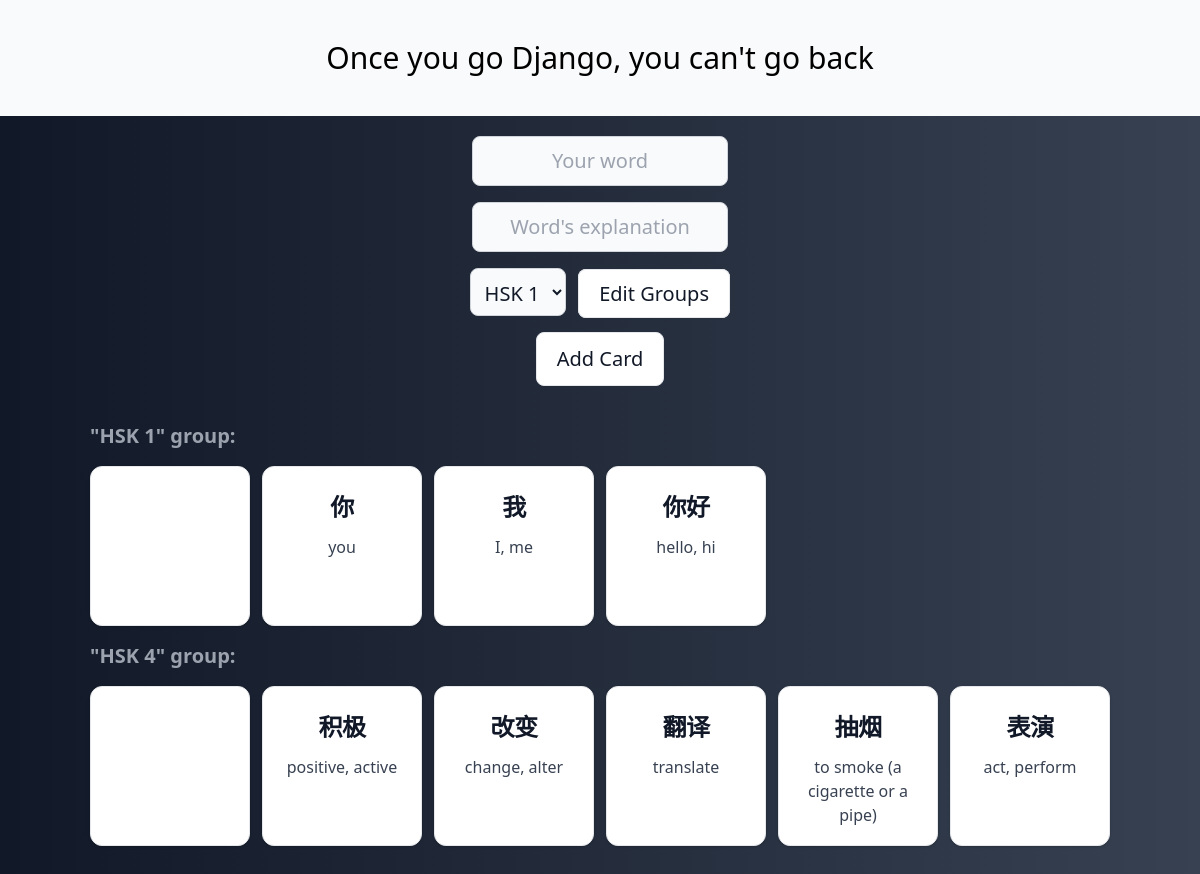
/, run on an earlier commit of the app's database.
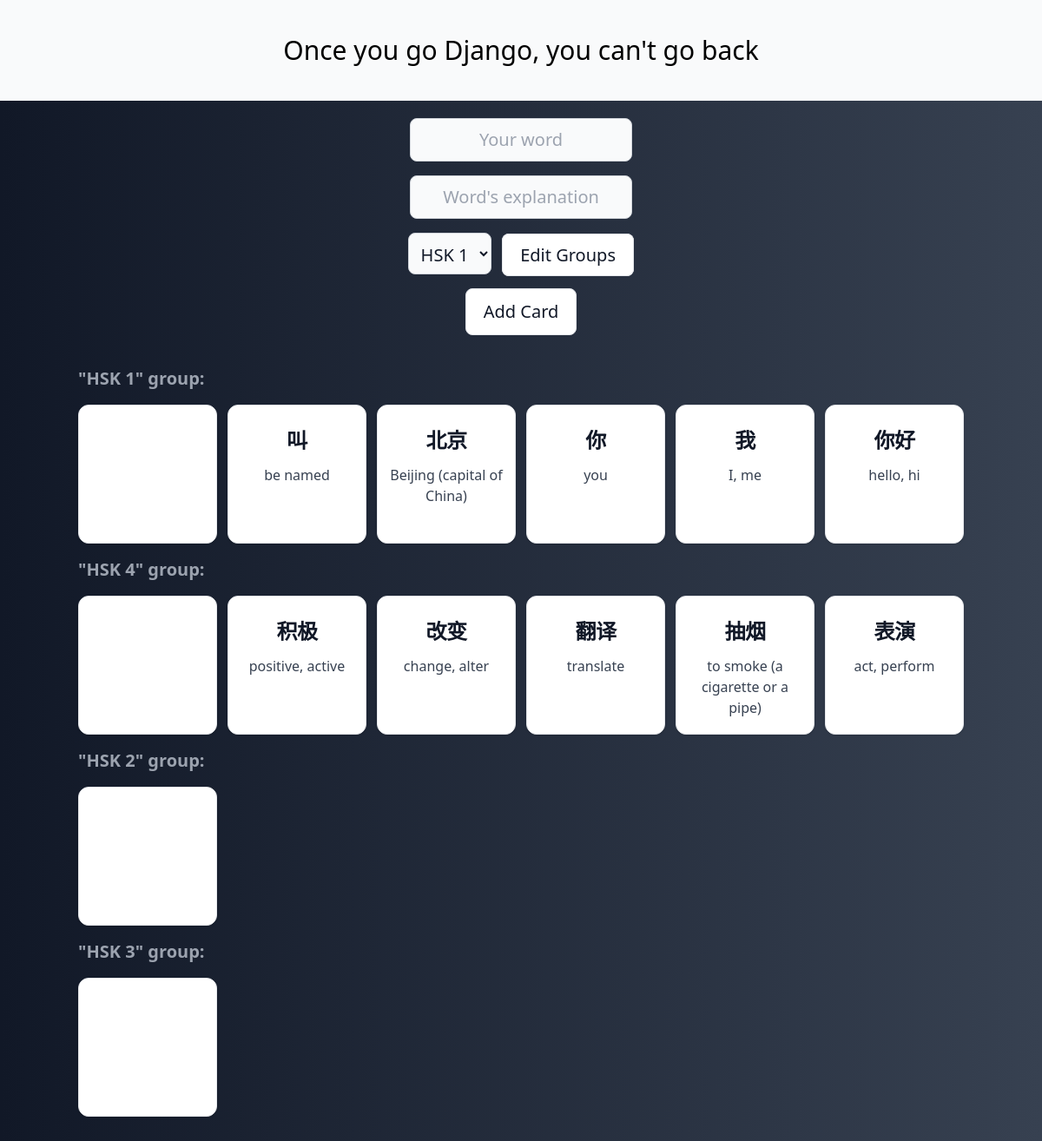
And on a later commit of the database.
### carddeck/models.py (models this page shows, shortened)
class CardGroup(models.Model):
    name = models.CharField(max_length=100, unique=True)
    def __str__(self):
        return self.name

class Card(models.Model):
    word = models.CharField(max_length=100)
    group = models.ForeignKey(CardGroup, on_delete=models.CASCADE)
    explanation = models.CharField(max_length=100)

### carddeck/views.py (the view)
# urls.py: path("", views.index, name="home"),
def index(request):
    groups = CardGroup.objects.all()
    groups_cards = [(group, reversed(group.card_set.all())) for group in groups]
    return render(request, "pages/main.html", {"groups_cards": groups_cards})

### carddeck/templates/pages/main.html (shortened to what this page needs)
{% extends "base.html" %}
{% block content %}
<form action="new_card" class="my-5 flex flex-col items-center space-y-4">
  <input name="word" class="input-info w-64 px-2 py-2.5" placeholder="Your word" required>
  <input name="explanation" class="input-info w-64 px-2 py-2.5" placeholder="Word's explanation" required>
  <div class="space-x-2">
    <select name="group" class="input-info w-24 h-12 px-2 py-2.5">
      {% for group, _ in groups_cards %}
      <option class="font-light"> {{group}} </option>
      {% endfor %}
    </select>
    <a href="{% url 'groups' %}" class="btn w-32 px-5 py-2.5">
      Edit Groups
    </a>
  </div>
  <button type="submit" class="btn w-32 py-3">
    Add Card</button>
</form>
<div class="grid justify-center mb-10">
  {% for group, cards in groups_cards %}
  <h1 class="font-bold text-xl my-4 text-gray-400">"{{group}}" group:</h1>
  <div class="grid grid-cols-2 sm:grid-cols-3 md:grid-cols-4 lg:grid-cols-6 gap-x-3 gap-y-3">
    <div id="{{ group.id }}" class="card relative grid place-content-center">
      <button id="plus-{{ group.id }}" class="add-card visible">
        <svg xmlns="http://www.w3.org/2000/svg" fill="none" viewBox="0 0 24 24" stroke-width="1.5" stroke="white"
          class="w-12 h-12">
          <path stroke-linecap="round" stroke-linejoin="round" d="M12 4.5v15m7.5-7.5h-15" />
        </svg>
      </button>
    </div>
    {% for card in cards %}
    <div id="{{ card.id }}" class="card relative group grid-row-3">
      <div>
        <p class="card-word">{{card.word}}</p>
        <p class="card-explanation">
          {{card.explanation}}</p>
      </div>
    </div>
    {% endfor %}
  </div>
  {% endfor %}
</div>
{% endblock %}

### carddeck/templates/base.html (shortened to what this page needs)
{% load static %}
<!DOCTYPE html>
<html lang="en" class="dark">
<head>
  {% include "head/css.html" %}
</head>
<div class="flex justify-center p-10 text-gray-200 hover:text-black hover:bg-gray-50 font-light text-3xl">
  <h1>Once you go Django, you can't go back</h1>
</div>
<body class="bg-gradient-to-r from-gray-900 to-gray-700">
  {% block content %}{% endblock %}
</body>
</html>

### carddeck/templates/head/css.html
{% load static %}
<link rel="stylesheet" href="{% static 'css/output.css' %}" />

What changed in the data, as far as the page shows it:
added Card: word "叫", explanation "be named", shown under CardGroup "HSK 1"
added Card: word "北京", explanation "Beijing (capital of China)", shown under CardGroup "HSK 1"
added CardGroup: name "HSK 2"
added CardGroup: name "HSK 3"
